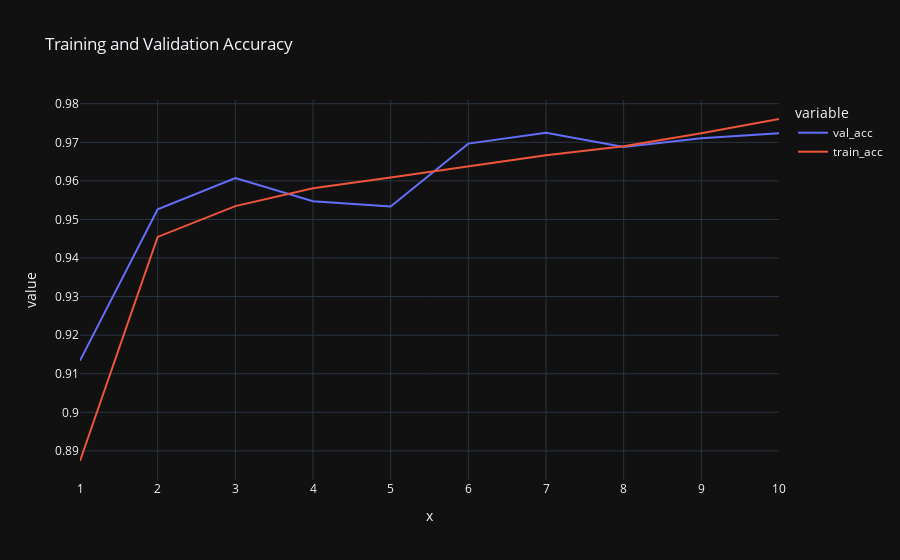

Notebook code cell kept with this figure:
### Code cell
train_acc = model_history.history['accuracy']
val_acc = model_history.history['val_accuracy'] 
epoch = range(1, epochs + 1)


accuracy = pd.DataFrame({'train_acc' : train_acc, 'val_acc' : val_acc})

px.line(data_frame = accuracy, x = epoch, y = ['val_acc', 'train_acc'], title = 'Training and Validation Accuracy',
        template = 'plotly_dark')

### Figure 1 — Plotly figure (JSON) as saved in the notebook; plotly's stock layout.template omitted (floating-point values rounded to 4 significant figures)
{"data": [{"hovertemplate": "variable=val_acc<br>x=%{x}<br>value=%{y}<extra></extra>", "legendgroup": "val_acc", "line": {"color": "#636efa", "dash": "solid"}, "marker": {"symbol": "circle"}, "mode": "lines", "name": "val_acc", "orientation": "v", "showlegend": true, "type": "scatter", "x": [1, 2, 3, 4, 5, 6, 7, 8, 9, 10], "xaxis": "x", "y": [0.9134, 0.9526, 0.9607, 0.9547, 0.9534, 0.9697, 0.9725, 0.9688, 0.971, 0.9723], "yaxis": "y"}, {"hovertemplate": "variable=train_acc<br>x=%{x}<br>value=%{y}<extra></extra>", "legendgroup": "train_acc", "line": {"color": "#EF553B", "dash": "solid"}, "marker": {"symbol": "circle"}, "mode": "lines", "name": "train_acc", "orientation": "v", "showlegend": true, "type": "scatter", "x": [1, 2, 3, 4, 5, 6, 7, 8, 9, 10], "xaxis": "x", "y": [0.8874, 0.9455, 0.9535, 0.9581, 0.9608, 0.9637, 0.9666, 0.969, 0.9723, 0.976], "yaxis": "y"}], "layout": {"legend": {"title": {"text": "variable"}, "tracegroupgap": 0}, "title": {"text": "Training and Validation Accuracy"}, "xaxis": {"anchor": "y", "domain": [0, 1], "title": {"text": "x"}}, "yaxis": {"anchor": "x", "domain": [0, 1], "title": {"text": "value"}}}}
